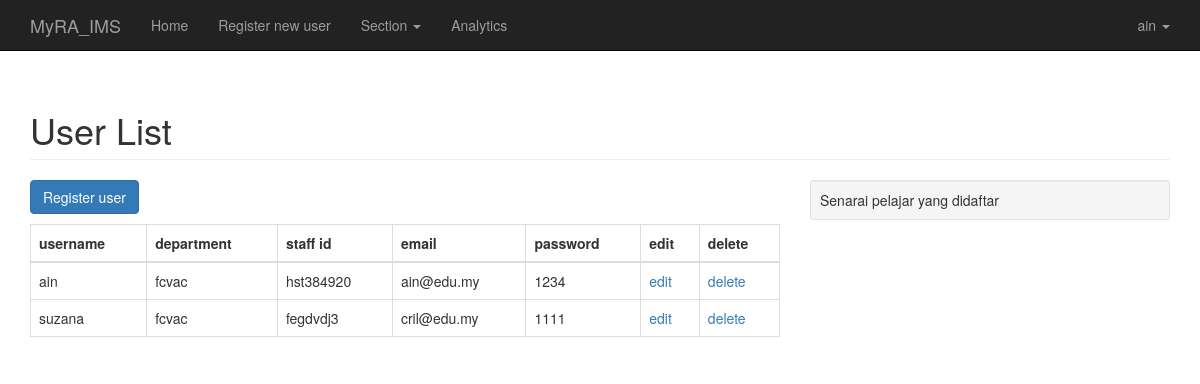
The app's page /register.php (signed in) with its own data.
### tables this page shows
CREATE TABLE `users` (
  `id` int(11) NOT NULL,
  `username` varchar(255) NOT NULL,
  `email` varchar(255) NOT NULL,
  `password` varchar(255) NOT NULL,
  `department` varchar(255) NOT NULL,
  `staffid` varchar(255) NOT NULL
);

### includes/view_all_users.php (the view, shortened to what this page needs)
<div class="row">
    <div class="col-lg-12">
        <h1 class="page-header">User List</h1>
    </div>
</div>
<div class="row">
	<div class="col-lg-8">
	<p><a href="register.php?source=add_user" class="btn btn-primary">Register user</a></p>
	<table class="table table-bordered table-hover" id="dataTables-example">
		<thead>
			<tr>
				<th>username</th>
				<th>department</th>
				<th>staff id</th>
				<th>email</th>
				<th>password</th>
				<th>edit</th>
				<th>delete</th>
			</tr>
		</thead>
		<tbody>
			<?php
			$query = "SELECT * FROM users";
			$select_user_query = mysqli_query($connection, $query);
			while ($row = mysqli_fetch_assoc($select_user_query)) {?>
				<tr>
					<td><?php echo $row['username']; ?></td>
					<td><?php echo $row['department']; ?></td>
					<td><?php echo $row['staffid']; ?></td>
					<td><?php echo $row['email']; ?></td>
					<td><?php echo $row['password']; ?></td>
					<td><a href="register.php?source=edit_user&uid=<?php echo $row['id']; ?>">edit</a></td>
					<td><a onClick="javascript: return confirm('Are you sure you want to delete?');" href="register.php?delete=<?php echo $row['id']; ?>">delete</a></td>
				</tr>
				<?php
			}
			 ?>
		</tbody>
	</table>
</div>
<div class="col-lg-4">
	<div class="well well-sm">Senarai pelajar yang didaftar</div>
</div>
</div>

### css/blog-home.css (style rules this page uses)
body { padding-top: 70px; }

### records on screen
users: username "ain", department "fcvac", staffid "hst384920", email "ain@edu.my", password "1234"
users: username "suzana", department "fcvac", staffid "fegdvdj3", email "cril@edu.my", password "1111"

### other values on screen
$_SESSION['user'] "ain"
